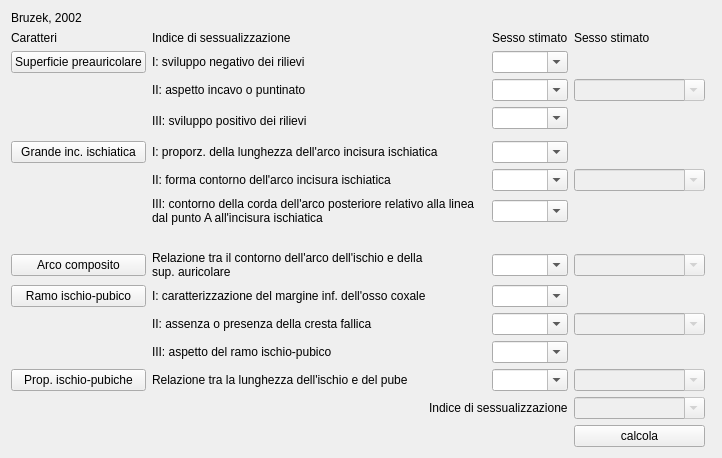
     <widget class="QWidget" name="tabWidgetPage2">
      <attribute name="title">
       <string>Bacino</string>
      </attribute>
      <layout class="QGridLayout" name="gridLayout_8">
       <item row="1" column="0">
        <widget class="QLabel" name="label_4">
         <property name="text">
          <string>Caratteri</string>
         </property>
        </widget>
       </item>
       <item row="1" column="5" colspan="2">
        <widget class="QLabel" name="label_6">
         <property name="text">
          <string>Sesso stimato</string>
         </property>
        </widget>
       </item>
       <item row="1" column="1" colspan="2">
        <widget class="QLabel" name="label_5">
         <property name="text">
          <string>Indice di sessualizzazione</string>
         </property>
        </widget>
       </item>
       <item row="2" column="1" colspan="2">
        <widget class="QLabel" name="label_12">
         <property name="text">
          <string>I: sviluppo negativo dei rilievi </string>
         </property>
         <property name="textFormat">
          <enum>Qt::LogText</enum>
         </property>
         <property name="wordWrap">
          <bool>true</bool>
         </property>
        </widget>
       </item>
       <item row="3" column="1" colspan="2">
        <widget class="QLabel" name="label_13">
         <property name="text">
          <string>II: aspetto incavo o puntinato</string>
         </property>
         <property name="wordWrap">
          <bool>true</bool>
         </property>
        </widget>
       </item>
       <item row="5" column="1" rowspan="2" colspan="2">
        <widget class="QLabel" name="label_14">
         <property name="text">
          <string>III: sviluppo positivo dei rilievi </string>
         </property>
         <property name="wordWrap">
          <bool>true</bool>
         </property>
        </widget>
       </item>
       <item row="3" column="0">
        <widget class="QLabel" name="label_7">
         <property name="text">
          <string/>
         </property>
         <property name="wordWrap">
          <bool>true</bool>
         </property>
        </widget>
       </item>
       <item row="1" column="3">
        <widget class="QLabel" name="label_16">
         <property name="text">
          <string>Sesso stimato</string>
         </property>
        </widget>
       </item>
       <item row="2" column="3">
        <widget class="QComboBox" name="comboBox_sup_p_I">
         <property name="editable">
          <bool>true</bool>
         </property>
         <item>
          <property name="text">
           <string/>
          </property>
         </item>
         <item>
          <property name="text">
           <string>M</string>
          </property>
         </item>
         <item>
          <property name="text">
           <string>I</string>
          </property>
         </item>
         <item>
          <property name="text">
           <string>F</string>
          </property>
         </item>
        </widget>
       </item>
       <item row="3" column="3">
        <widget class="QComboBox" name="comboBox_sup_p_II">
         <property name="editable">
          <bool>true</bool>
         </property>
         <item>
          <property name="text">
           <string/>
          </property>
         </item>
         <item>
          <property name="text">
           <string>M</string>
          </property>
         </item>
         <item>
          <property name="text">
           <string>I</string>
          </property>
         </item>
         <item>
          <property name="text">
           <string>F</string>
          </property>
         </item>
        </widget>
       </item>
       <item row="5" column="3">
        <widget class="QComboBox" name="comboBox_sup_p_III">
         <property name="editable">
          <bool>true</bool>
         </property>
         <item>
          <property name="text">
           <string/>
          </property>
         </item>
         <item>
          <property name="text">
           <string>M</string>
          </property>
         </item>
         <item>
          <property name="text">
           <string>I</string>
          </property>
         </item>
         <item>
          <property name="text">
           <string>F</string>
          </property>
         </item>
        </widget>
       </item>
       <item row="3" column="5">
        <widget class="QComboBox" name="comboBox_sup_p_sex">
         <property name="enabled">
          <bool>false</bool>
         </property>
         <property name="editable">
          <bool>true</bool>
         </property>
         <item>
          <property name="text">
           <string/>
          </property>
         </item>
         <item>
          <property name="text">
           <string>M</string>
          </property>
         </item>
         <item>
          <property name="text">
           <string>I</string>
          </property>
         </item>
         <item>
          <property name="text">
           <string>F</string>
          </property>
         </item>
        </widget>
       </item>
       <item row="11" column="3">
        <widget class="QComboBox" name="comboBox_in_isch_I">
         <property name="editable">
          <bool>true</bool>
         </property>
         <item>
          <property name="text">
           <string/>
          </property>
         </item>
         <item>
          <property name="text">
           <string>M</string>
          </property>
         </item>
         <item>
          <property name="text">
           <string>I</string>
          </property>
         </item>
         <item>
          <property name="text">
           <string>F</string>
          </property>
         </item>
        </widget>
       </item>
       <item row="12" column="1" colspan="2">
        <widget class="QLabel" name="label_37">
         <property name="text">
          <string>II: forma contorno dell'arco incisura ischiatica</string>
         </property>
         <property name="wordWrap">
          <bool>true</bool>
         </property>
        </widget>
       </item>
       <item row="13" column="1" colspan="2">
        <widget class="QLabel" name="label_36">
         <property name="text">
          <string>III: contorno della corda dell'arco posteriore relativo alla linea dal punto A all'incisura ischiatica</string>
         </property>
         <property name="wordWrap">
          <bool>true</bool>
         </property>
        </widget>
       </item>
       <item row="12" column="3">
        <widget class="QComboBox" name="comboBox_in_isch_II">
         <property name="editable">
          <bool>true</bool>
         </property>
         <item>
          <property name="text">
           <string/>
          </property>
         </item>
         <item>
          <property name="text">
           <string>M</string>
          </property>
         </item>
         <item>
          <property name="text">
           <string>I</string>
          </property>
         </item>
         <item>
          <property name="text">
           <string>F</string>
          </property>
         </item>
        </widget>
       </item>
       <item row="13" column="3">
        <widget class="QComboBox" name="comboBox_in_isch_III">
         <property name="editable">
          <bool>true</bool>
         </property>
         <item>
          <property name="text">
           <string/>
          </property>
         </item>
         <item>
          <property name="text">
           <string>M</string>
          </property>
         </item>
         <item>
          <property name="text">
           <string>I</string>
          </property>
         </item>
         <item>
          <property name="text">
           <string>F</string>
          </property>
         </item>
        </widget>
       </item>
       <item row="18" column="1" colspan="2">
        <widget class="QLabel" name="label_41">
         <property name="text">
          <string>I: caratterizzazione del margine inf. dell'osso coxale </string>
         </property>
         <property name="wordWrap">
          <bool>true</bool>
         </property>
        </widget>
       </item>
       <item row="19" column="1" colspan="2">
        <widget class="QLabel" name="label_40">
         <property name="text">
          <string>II: assenza o presenza della cresta fallica</string>
         </property>
         <property name="wordWrap">
          <bool>true</bool>
         </property>
        </widget>
       </item>
       <item row="20" column="1" colspan="2">
        <widget class="QLabel" name="label_39">
         <property name="text">
          <string>III: aspetto del ramo ischio-pubico</string>
         </property>
         <property name="wordWrap">
          <bool>true</bool>
         </property>
        </widget>
       </item>
       <item row="19" column="0">
        <widget class="QLabel" name="label_10">
         <property name="text">
          <string/>
         </property>
        </widget>
       </item>
       <item row="12" column="5">
        <widget class="QComboBox" name="comboBox_in_isch_sex">
         <property name="enabled">
          <bool>false</bool>
         </property>
         <property name="editable">
          <bool>true</bool>
         </property>
         <item>
          <property name="text">
           <string/>
          </property>
         </item>
         <item>
          <property name="text">
           <string>M</string>
          </property>
         </item>
         <item>
          <property name="text">
           <string>I</string>
          </property>
         </item>
         <item>
          <property name="text">
           <string>F</string>
          </property>
         </item>
        </widget>
       </item>
       <item row="20" column="3">
        <widget class="QComboBox" name="comboBox_ramo_ip_III">
         <property name="editable">
          <bool>true</bool>
         </property>
         <item>
          <property name="text">
           <string/>
          </property>
         </item>
         <item>
          <property name="text">
           <string>M</string>
          </property>
         </item>
         <item>
          <property name="text">
           <string>I</string>
          </property>
         </item>
         <item>
          <property name="text">
           <string>F</string>
          </property>
         </item>
        </widget>
       </item>
       <item row="19" column="3">
        <widget class="QComboBox" name="comboBox_ramo_ip_II">
         <property name="editable">
          <bool>true</bool>
         </property>
         <item>
          <property name="text">
           <string/>
          </property>
         </item>
         <item>
          <property name="text">
           <string>M</string>
          </property>
         </item>
         <item>
          <property name="text">
           <string>I</string>
          </property>
         </item>
         <item>
          <property name="text">
           <string>F</string>
          </property>
         </item>
        </widget>
       </item>
       <item row="18" column="3">
        <widget class="QComboBox" name="comboBox_ramo_ip_I">
         <property name="editable">
          <bool>true</bool>
         </property>
         <item>
          <property name="text">
           <string/>
          </property>
         </item>
         <item>
          <property name="text">
           <string>M</string>
          </property>
         </item>
         <item>
          <property name="text">
           <string>I</string>
          </property>
         </item>
         <item>
          <property name="text">
           <string>F</string>
          </property>
         </item>
        </widget>
       </item>
       <item row="19" column="5">
        <widget class="QComboBox" name="comboBox_ramo_ip_sex">
         <property name="enabled">
          <bool>false</bool>
         </property>
         <property name="editable">
          <bool>true</bool>
         </property>
         <item>
          <property name="text">
           <string/>
          </property>
         </item>
         <item>
          <property name="text">
           <string>M</string>
          </property>
         </item>
         <item>
          <property name="text">
           <string>I</string>
          </property>
         </item>
         <item>
          <property name="text">
           <string>F</string>
          </property>
         </item>
        </widget>
       </item>
       <item row="23" column="1" colspan="2">
        <widget class="QLabel" name="label_45">
         <property name="text">
          <string>Relazione tra la lunghezza dell'ischio e del pube </string>
         </property>
         <property name="wordWrap">
          <bool>true</bool>
         </property>
        </widget>
       </item>
       <item row="11" column="1" colspan="2">
        <widget class="QLabel" name="label_38">
         <property name="text">
          <string>I: proporz. della lunghezza dell'arco incisura ischiatica</string>
         </property>
         <property name="wordWrap">
          <bool>true</bool>
         </property>
        </widget>
       </item>
       <item row="14" column="0">
        <widget class="QLabel" name="label_9">
         <property name="text">
          <string/>
         </property>
         <property name="wordWrap">
          <bool>true</bool>
         </property>
        </widget>
       </item>
       <item row="0" column="0">
        <widget class="QLabel" name="label">
         <property name="text">
          <string>Bruzek, 2002</string>
         </property>
        </widget>
       </item>
       <item row="23" column="3">
        <widget class="QComboBox" name="comboBox_prop_ip_sex_2">
         <property name="enabled">
          <bool>true</bool>
         </property>
         <property name="editable">
          <bool>true</bool>
         </property>
         <item>
          <property name="text">
           <string/>
          </property>
         </item>
         <item>
          <property name="text">
           <string>M</string>
          </property>
         </item>
         <item>
          <property name="text">
           <string>I</string>
          </property>
         </item>
         <item>
          <property name="text">
           <string>F</string>
          </property>
         </item>
        </widget>
       </item>
       <item row="24" column="5">
        <widget class="QComboBox" name="comboBox_ind_bac_sex">
         <property name="enabled">
          <bool>false</bool>
         </property>
         <property name="maximumSize">
          <size>
           <width>150</width>
           <height>16777215</height>
          </size>
         </property>
         <property name="editable">
          <bool>true</bool>
         </property>
         <item>
          <property name="text">
           <string/>
          </property>
         </item>
         <item>
          <property name="text">
           <string>Maschio</string>
          </property>
         </item>
         <item>
          <property name="text">
           <string>Femmina</string>
          </property>
         </item>
         <item>
          <property name="text">
           <string>Indeterminato</string>
          </property>
         </item>
         <item>
          <property name="text">
           <string>Non determinabile</string>
          </property>
         </item>
        </widget>
       </item>
       <item row="25" column="5">
        <widget class="QPushButton" name="pushButton_calcola_ind_sex_bac">
         <property name="text">
          <string>calcola</string>
         </property>
        </widget>
       </item>
       <item row="24" column="2" colspan="2">
        <widget class="QLabel" name="label_17">
         <property name="text">
          <string>Indice di sessualizzazione</string>
         </property>
        </widget>
       </item>
       <item row="23" column="5">
        <widget class="QComboBox" name="comboBox_prop_ip_sex">
         <property name="enabled">
          <bool>false</bool>
         </property>
         <property name="editable">
          <bool>true</bool>
         </property>
        </widget>
       </item>
       <item row="2" column="0">
        <widget class="QPushButton" name="pushButton_bacino_sup_preauricolare">
         <property name="text">
          <string>Superficie preauricolare</string>
         </property>
        </widget>
       </item>
       <item row="11" column="0">
        <widget class="QPushButton" name="pushButton_bacino_grande_incisura_ischiatica">
         <property name="text">
          <string>Grande inc. ischiatica</string>
         </property>
        </widget>
       </item>
       <item row="18" column="0">
        <widget class="QPushButton" name="pushButton_bacino_ramo_ischio_pubico">
         <property name="text">
          <string>Ramo ischio-pubico</string>
         </property>
        </widget>
       </item>
       <item row="23" column="0">
        <widget class="QPushButton" name="pushButton_proporzioni_ischio_pubiche">
         <property name="text">
          <string>Prop. ischio-pubiche</string>
         </property>
        </widget>
       </item>
       <item row="16" column="0">
        <widget class="QPushButton" name="pushButton_bacino_arco_composito">
         <property name="text">
          <string>Arco composito</string>
         </property>
        </widget>
       </item>
       <item row="16" column="1">
        <widget class="QLabel" name="label_44">
         <property name="text">
          <string>Relazione tra il contorno dell'arco dell'ischio e della sup. auricolare</string>
         </property>
         <property name="wordWrap">
          <bool>true</bool>
         </property>
        </widget>
       </item>
       <item row="16" column="3">
        <widget class="QComboBox" name="comboBox_arco_c_sex_2">
         <property name="enabled">
          <bool>true</bool>
         </property>
         <property name="editable">
          <bool>true</bool>
         </property>
         <item>
          <property name="text">
           <string/>
          </property>
         </item>
         <item>
          <property name="text">
           <string>M</string>
          </property>
         </item>
         <item>
          <property name="text">
           <string>I</string>
          </property>
         </item>
         <item>
          <property name="text">
           <string>F</string>
          </property>
         </item>
        </widget>
       </item>
       <item row="16" column="5">
        <widget class="QComboBox" name="comboBox_arco_c_sex">
         <property name="enabled">
          <bool>false</bool>
         </property>
         <property name="editable">
          <bool>true</bool>
         </property>
        </widget>
       </item>
      </layout>
     </widget>
